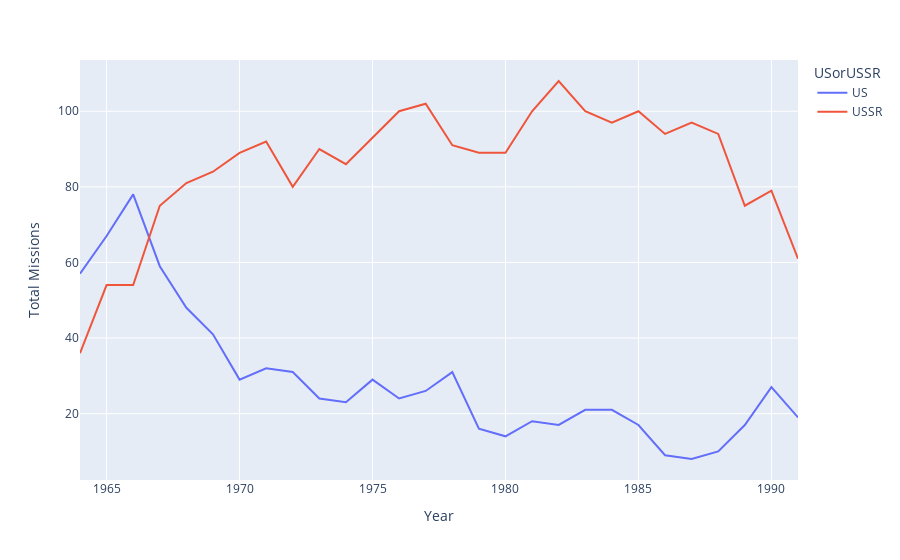

The cell this chart's notebook holds for it:
### Code cell
fig = px.line(total, x='year', y="mission", color='USorUSSR').update_layout(
    xaxis_title="Year", yaxis_title="Total Missions")
fig.show()

### Figure 1 — Plotly figure (JSON) as saved in the notebook; plotly's stock layout.template omitted (floating-point values rounded to 4 significant figures)
{"data": [{"hovertemplate": "USorUSSR=US<br>year=%{x}<br>mission=%{y}<extra></extra>", "legendgroup": "US", "line": {"color": "#636efa", "dash": "solid"}, "marker": {"symbol": "circle"}, "mode": "lines", "name": "US", "orientation": "v", "showlegend": true, "type": "scatter", "x": [1964, 1965, 1966, 1967, 1968, 1969, 1970, 1971, 1972, 1973, 1974, 1975, 1976, 1977, 1978, 1979, 1980, 1981, 1982, 1983, 1984, 1985, 1986, 1987, 1988, 1989, 1990, 1991], "xaxis": "x", "y": [57, 67, 78, 59, 48, 41, 29, 32, 31, 24, 23, 29, 24, 26, 31, 16, 14, 18, 17, 21, 21, 17, 9, 8, 10, 17, 27, 19], "yaxis": "y"}, {"hovertemplate": "USorUSSR=USSR<br>year=%{x}<br>mission=%{y}<extra></extra>", "legendgroup": "USSR", "line": {"color": "#EF553B", "dash": "solid"}, "marker": {"symbol": "circle"}, "mode": "lines", "name": "USSR", "orientation": "v", "showlegend": true, "type": "scatter", "x": [1964, 1965, 1966, 1967, 1968, 1969, 1970, 1971, 1972, 1973, 1974, 1975, 1976, 1977, 1978, 1979, 1980, 1981, 1982, 1983, 1984, 1985, 1986, 1987, 1988, 1989, 1990, 1991], "xaxis": "x", "y": [36, 54, 54, 75, 81, 84, 89, 92, 80, 90, 86, 93, 100, 102, 91, 89, 89, 100, 108, 100, 97, 100, 94, 97, 94, 75, 79, 61], "yaxis": "y"}], "layout": {"legend": {"title": {"text": "USorUSSR"}, "tracegroupgap": 0}, "margin": {"t": 60}, "xaxis": {"anchor": "y", "domain": [0, 1], "title": {"text": "Year"}}, "yaxis": {"anchor": "x", "domain": [0, 1], "title": {"text": "Total Missions"}}}}
